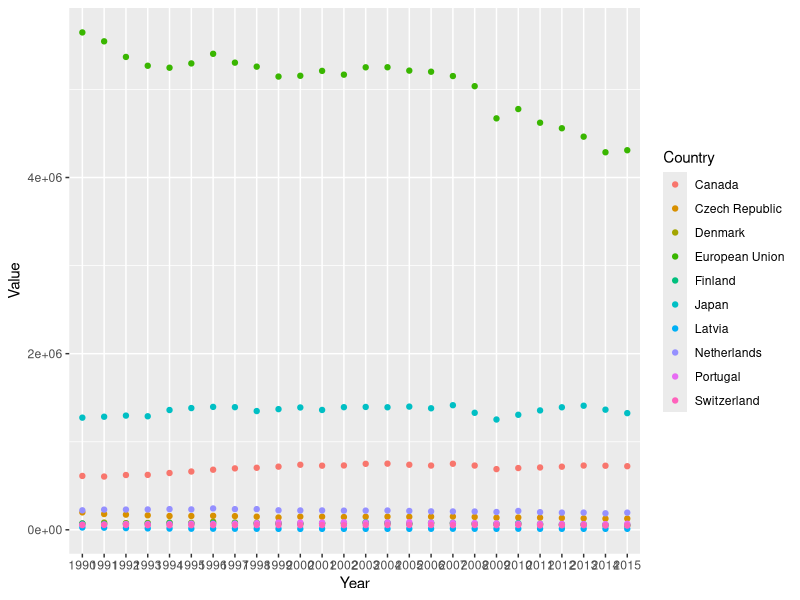
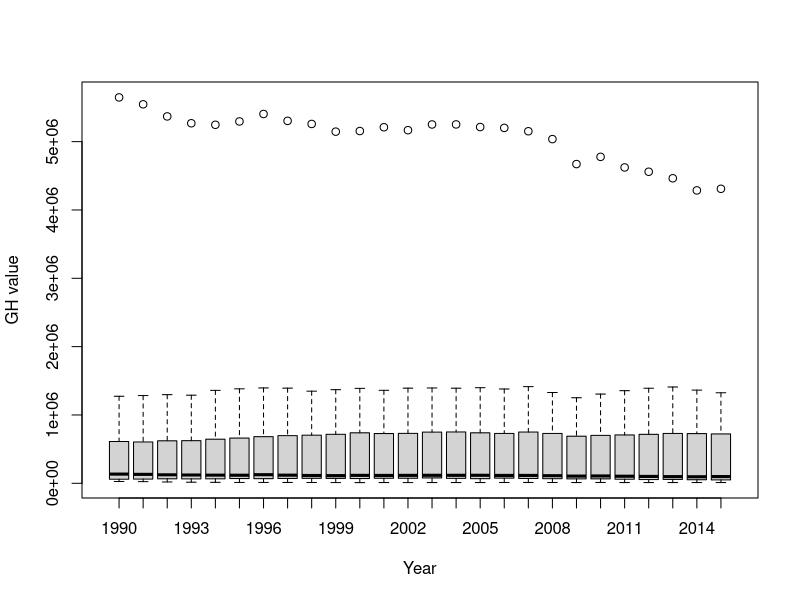
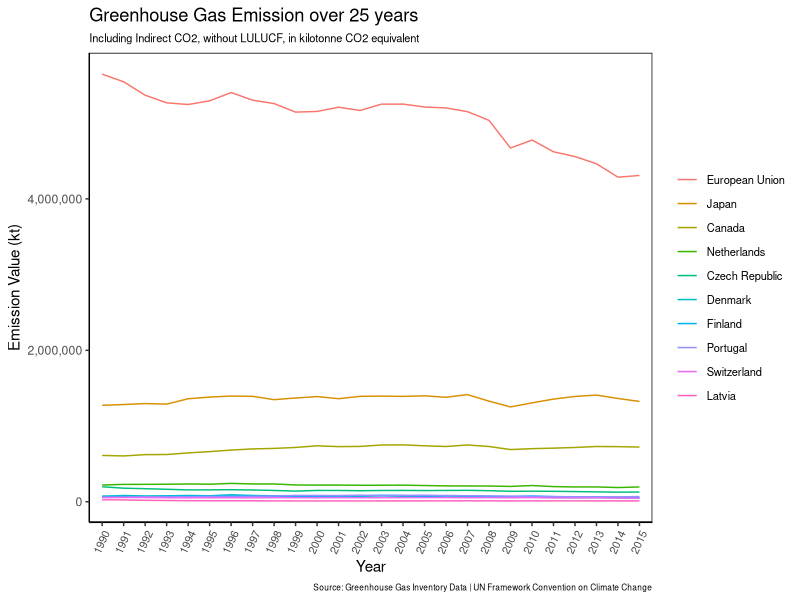

The R source for these figures, in order:
# Required packages
library(readr)
library(ggplot2)
library(tidyverse)
library(dplyr)
library(forcats)

# Data analysis on greenhouse gas emission from 10 countries among 26 years

clean_data_GH <- read_csv("data/clean_data_GH.csv", 
                    col_types = cols(Year = col_character()))

#### Data exploration ####

# 1. Outliers
ggplot(clean_data_GH, aes(Year, Value, colour = Country )) +
  geom_point()
# European Union has high values compared to other countries 
# EU is discarded from the analysis 

# Are there missing values?
sum(is.na(clean_data_GH$Value))
# No missing value

# 2. Collinearity X
# Not relevant for the dataset
#C Relationships Y vs X
boxplot(Value ~ Year, 
        data = clean_data_GH,
        xlab = "Year",
        ylab = "GH value")
# No relationship between Year and GH value

#3. Spatial/temporal aspects of sampling design
# Not relevant for the data set

# 4. Interactions
# Not relevant for the data set

# 5. Zero inflation Y (Are there many 0s in the data set)
sum(clean_data_GH$Value == 0) #NONE

# 6. Are categorical covariates balanced?
# Not relevant for the data set

#7. Eploratory visualization that is useful to help the reader/consumer understand that dataset. 

output_viz <- clean_data_GH %>% 
          ggplot(aes(Year, Value, group = Country, colour = fct_reorder(Country, desc(Value)))) +
          geom_line()+
          ylab("Emission Value (kt)") +
          scale_y_continuous(labels = scales::comma) +
          labs(title = "Greenhouse Gas Emission over 25 years", 
               subtitle = "Including Indirect CO2, without LULUCF, in kilotonne CO2 equivalent",
               caption = "Source: Greenhouse Gas Inventory Data | UN Framework Convention on Climate Change") +
          theme(axis.text.x = element_text(angle = 65, hjust = 1, size = 8),
                legend.position = "right", 
                legend.title = element_blank(),
                legend.text=element_text(size=8),
                plot.caption=element_text(size=6),
                plot.subtitle = element_text(size = 8),
                axis.line = element_line(colour = "black"),
                panel.background = element_blank(),
                panel.border = element_rect(colour = "black", fill = NA),
                legend.key=element_blank()
                )


ggsave("image/GHG_exploreView.png", plot = output_viz)



